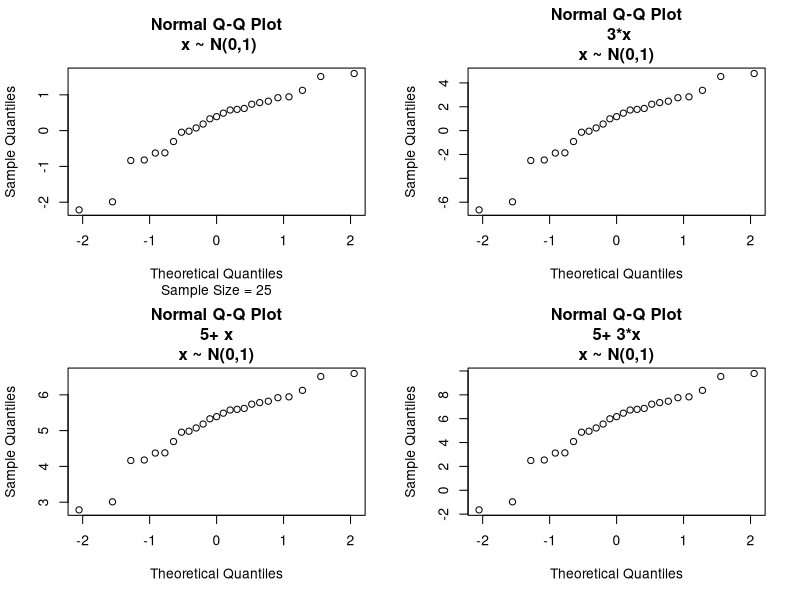
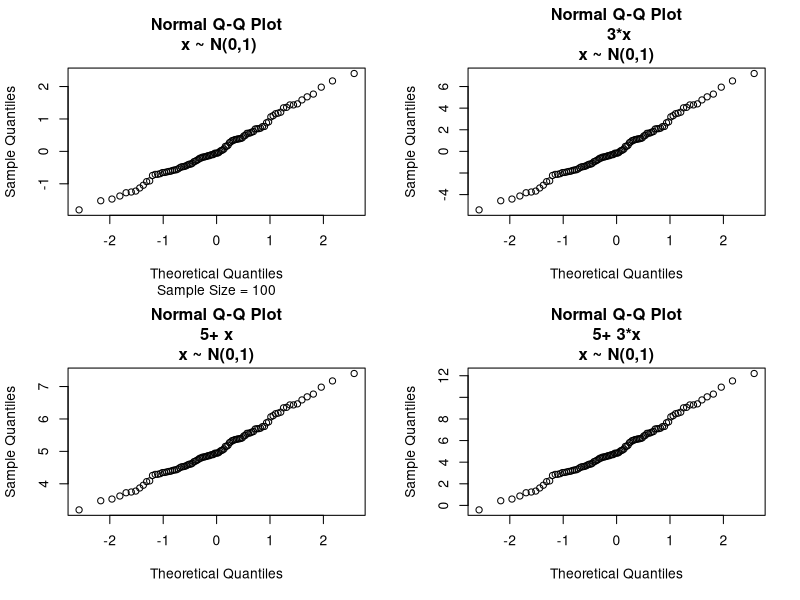
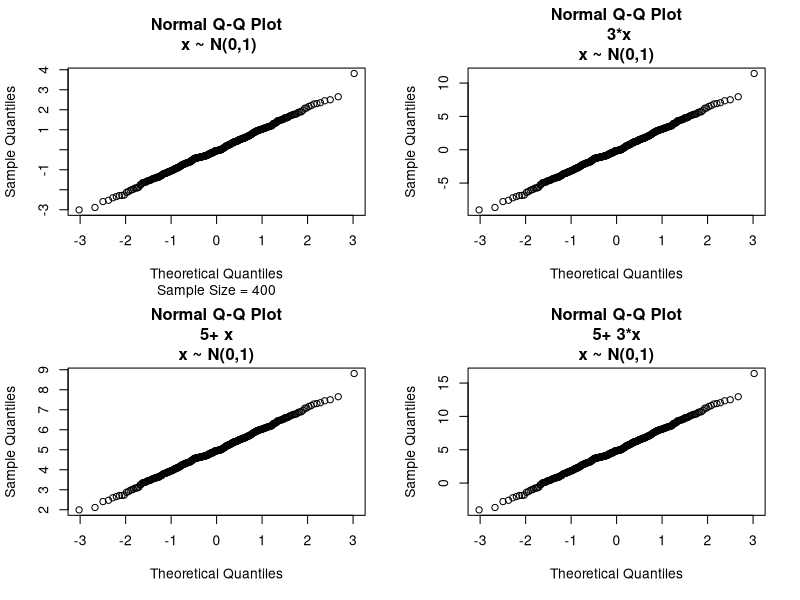

Source code (R) for these figures, in order:
  # RProject7_4_NormalQQPlots.r

set.seed(1)

# 1.0 Normal QQ Plots 

#     Illustrating how the Normal QQ Plot 
#     changes when the data is mean-shifted re-scaled

#n.samplesize=100
for (n.samplesize in c(25,100,400)){
par(mfcol=c(2,2))
# Random sample 
x=rnorm(n.samplesize)

qqnorm(x, main="Normal Q-Q Plot\n x ~ N(0,1)")
title(sub=paste("Sample Size = ", as.character(n.samplesize),sep=""))

qqnorm(5+x, main="Normal Q-Q Plot\n 5+ x \nx ~ N(0,1)")

qqnorm(+3*x, main="Normal Q-Q Plot\n  3*x \nx ~ N(0,1)")


qqnorm(5+3*x, main="Normal Q-Q Plot\n 5+ 3*x \nx ~ N(0,1)")
}